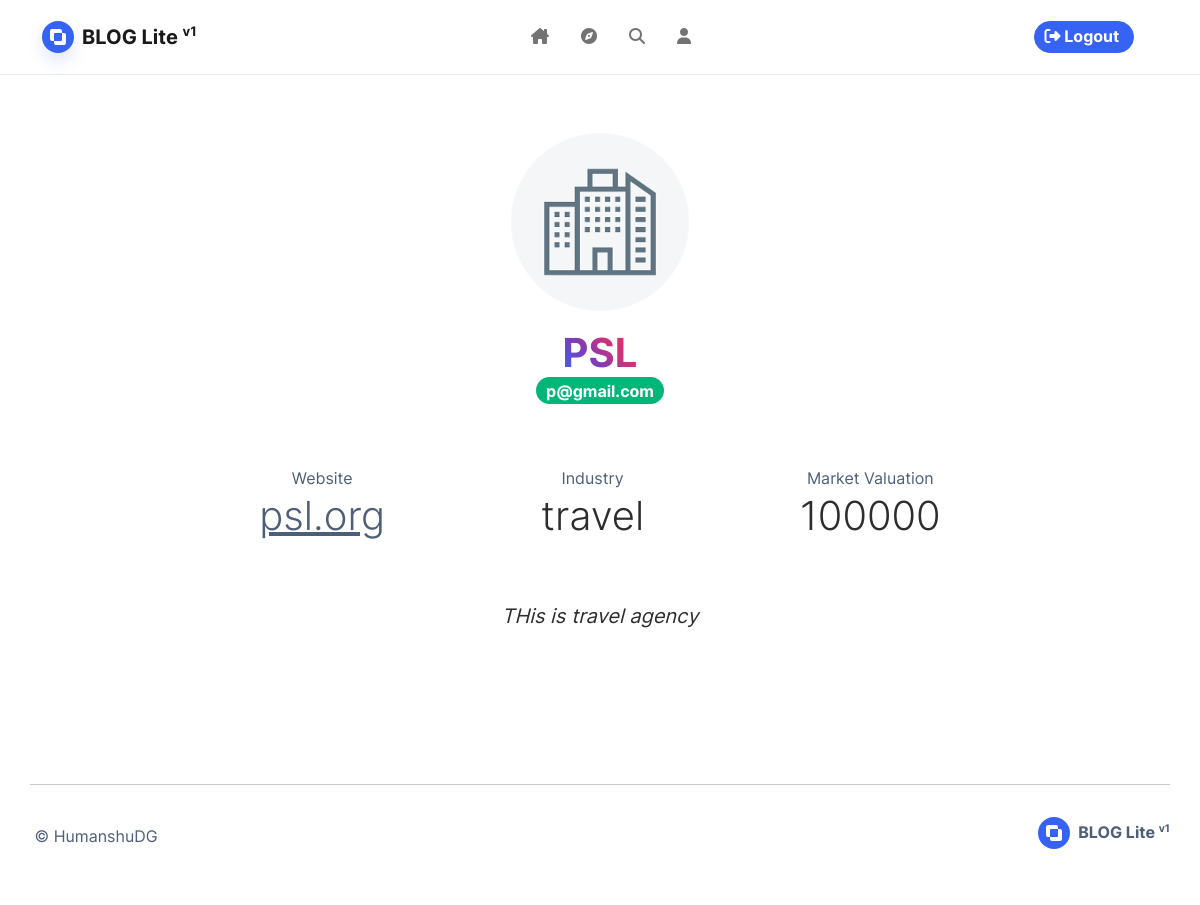
Page /profile/2 (signed in) on the committed database.
### base/models.py (models this page shows, shortened)
class Sponsor(db.Model):
    id = db.Column(db.Integer, primary_key=True)
    user_id = db.Column(db.Integer, db.ForeignKey('user.id'), unique=True)
    sponsor_name = db.Column(db.String(100), nullable=False)
    industry = db.Column(db.String(100))
    market_valuation = db.Column(db.Integer())
    bio = db.Column(db.Text(), nullable=True)
    website = db.Column(db.String(50), default="-")
    image_file = db.Column(db.String(50), nullable=False, default='default-sponsor.jpg')
    complaigns = db.relationship('Campaign', backref='campaigns', uselist=True)

class User(db.Model, UserMixin):
    id = db.Column(db.Integer, primary_key=True)
    username = db.Column(db.String(20), unique=True, nullable=False)
    email = db.Column(db.String(120), unique=True, nullable=False)
    password = db.Column(db.String(60), nullable=False)
    sponsor = db.relationship('Sponsor', backref='sponsor', uselist=False)
    influencer = db.relationship('Influencer', backref='influencer', uselist=False, cascade = "all,delete")
    is_disabled = db.Column(db.Boolean, default=True)
    role = db.Column(db.String(), default="INFLUENCER")

### base/routes.py (the view, shortened to what this page needs)
@app.route("/profile/<id>")
@login_required
def profile(id):
    user = User.query.get(id)
    print(user.role)
    if user and user.role == "SPONSOR":
        sponsor = Sponsor.query.get(user.sponsor.id)
        image_file = url_for('static', filename='profile_pics/' + sponsor.image_file)
        return render_template('visitors-account/sponsor.html', title='Profile', sponsor=sponsor,user=user, image_file=image_file)

### base/models.py (called while the page is built)
@login_manager.user_loader
def load_user(user_id):
    return User.query.get(int(user_id))

### base/templates/visitors-account/sponsor.html
{% extends 'base.html' %} {% block blog %}
<section class="container py-5">
    <div class="container pe-xl-0 ps-xl-0">
        <h1
            class="fw-bold text-center ps-0 pb-0 mb-0 ps-md-0 pe-lg-0"
            style="font-size: 40px; text-align: center"
        >
            <img
                class="rounded-circle"
                style="
                    width: 16%;
                    aspect-ratio: 1;
                    margin: 10px;
                    object-fit: cover;
                "
                src="{{ image_file }}"
            />
            <br />
        </h1>
        <h1
            class="fw-bold text-center py-2 ps-0 pb-0 mb-0 ps-md-0 pe-lg-0"
            style="font-size: 40px; text-align: center"
        >
            <span
                style="
                    background: -webkit-linear-gradient(
                        45deg,
                        rgba(64, 93, 230, 1),
                        rgba(88, 81, 219, 1),
                        rgba(131, 58, 180, 1),
                        rgba(193, 53, 132, 1),
                        rgba(225, 48, 108, 1),
                        rgba(253, 29, 29, 1)
                    );
                    -webkit-background-clip: text;
                    -webkit-text-fill-color: transparent;
                "
            >
                {{ sponsor.sponsor_name }}
            </span>
        </h1>
		<p><span class="badge bg-success fs-6">{{user.email}}</span></p>
        <br />
        <div class="d-flex w-75 my-3 justify-content-around">
			<div class="m-1">
				<div class="mb-2">
					<label class="text-muted">
						Website
					</label>
					<p class="display-6"><a href="http://{{sponsor.website}}" target="_blank">{{sponsor.website[0:10]}}</a></p>
				</div>
			</div>
			<div class="m-1">
				<div class="mb-2">
					<label class="text-muted">
						Industry
					</label>
					<p class="display-6">{{sponsor.industry}}</p>
				</div>
			</div>
			<div class="m-1">
				<div class="mb-2">
					<label class="text-muted">
						Market Valuation
					</label>
					<p class="display-6">{{sponsor.market_valuation}}</p>
				</div>
			</div>
        </div>
		<blockquote
                class="blockquote text-center"
                style="
                    color: auto;
                    max-width: 60%;
                    border-radius: 25px;
                    padding: 24px;
                    text-shadow: #ffffff 1px 0px 20px;
                "
            >
                <i> {{ sponsor.bio }} </i>
        </blockquote>
    </div>
</section>
{% endblock %}

### rows in the picture
Sponsor: sponsor_name "PSL", website "psl.org", industry "travel", market_valuation "100000", bio "THis is travel agency"
User: email "p@gmail.com"
